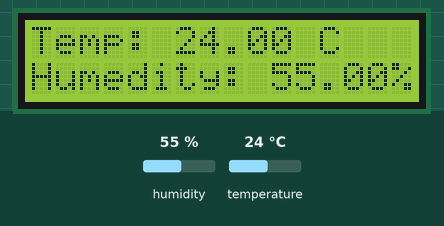
Recording of a sketch running on a simulated Arduino Uno, built with avr-gcc and run on an emulated ATmega328P. Parts: 16×2 character LCD. The inputs (shaded band) are chosen by the test bench; at power-on: humidity 55 %, temperature 24 °C.

Above: at 1.2 s.
1.3 s: humidity set to 22 %
At 2.9 s:
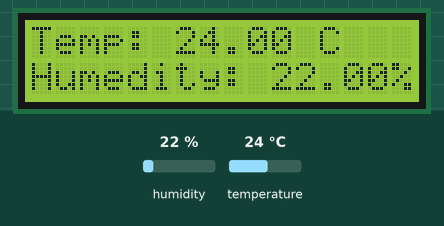
4.0 s: temperature set to 12 °C
At 5.4 s:
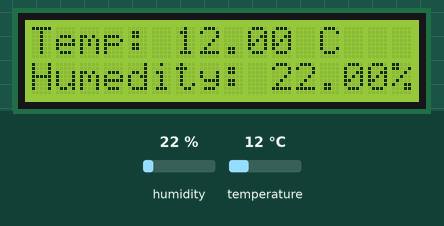
6.7 s: humidity set to 40 %
At 9.3 s:
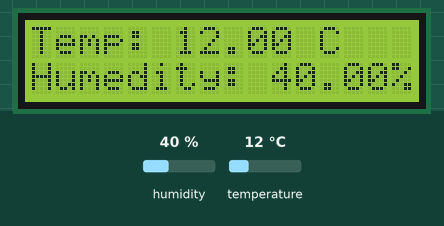
9.7 s: temperature set to 19 °C
At 10.6 s:
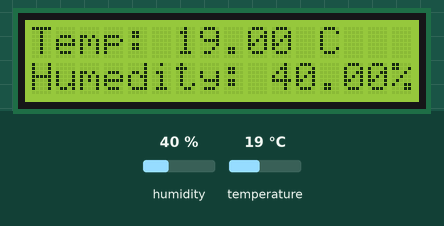
Timing chart, 0 to 12.7 s (numbered marks = the images above; inputs shaded):
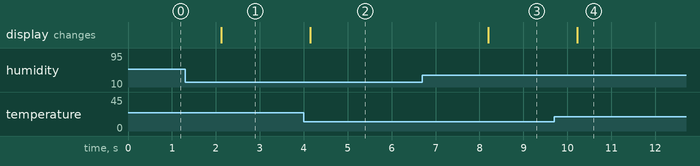

The sketch:

temp-humidity-lcd.ino
```cpp
#include <LiquidCrystal.h>
#include <DHT.h>

#define DHT_PIN 6
#define DHT_TYPE DHT11

const int rs = 12, en = 11, d4 = 5, d5 = 4, d6 = 3, d7 = 2;

LiquidCrystal lcd(rs, en, d4, d5, d6, d7);
DHT dht(DHT_PIN, DHT_TYPE);

void setup() {
  lcd.begin(16, 2);
  dht.begin();
}

void loop() {
  float t = dht.readTemperature();
  float h = dht.readHumidity();

  lcd.setCursor(0, 0);
  lcd.print("Temp: " + String(t) + " C");

  lcd.setCursor(0, 1);
  lcd.print("Humedity: " + String(h) + "%");

  delay(2000);
}
```

Measured:
- after the input at 1.3 s, the display: changes after 0.82 s (image 1)
- after the input at 4.0 s, the display: changes after 0.15 s (image 2)
- after the input at 6.7 s, the display: changes after 1.5 s (image 3)
- after the input at 9.7 s, the display: changes after 0.53 s (image 4)
